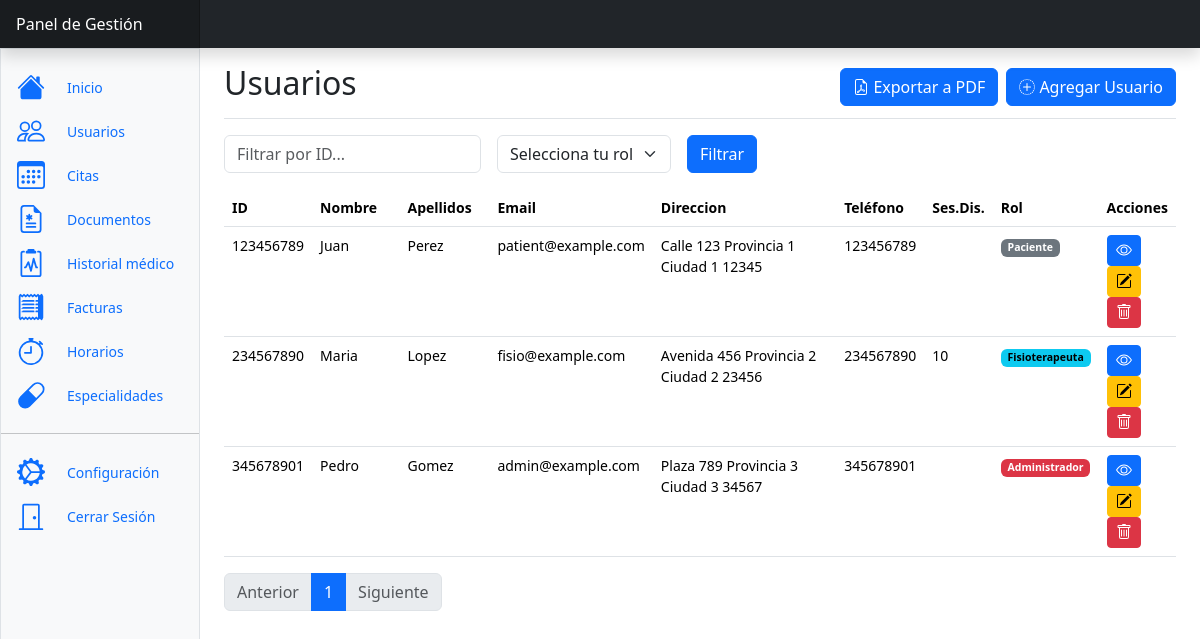
The page /pages/users.php?pagina=1 (signed in) on the database as committed earlier.
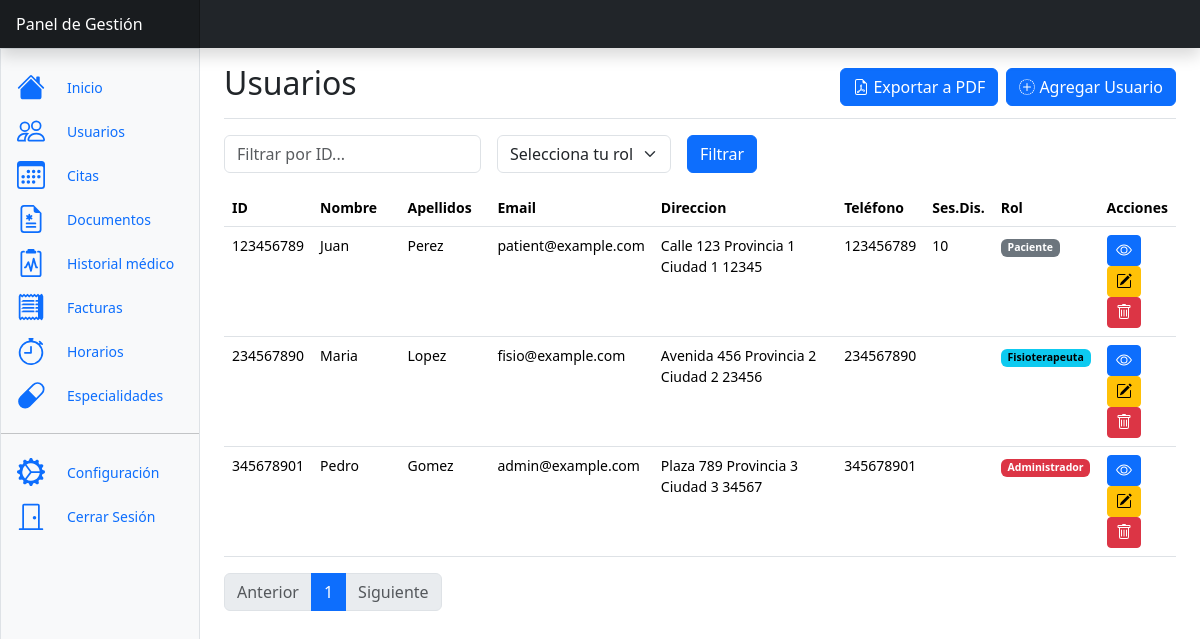
The same page on the database as committed later.
### tables this page shows
CREATE TABLE usuarios (
  usuario_id VARCHAR(9) PRIMARY KEY,
  nombre VARCHAR(255),
  apellidos VARCHAR(255),
  telefono VARCHAR(100),
  fecha_nacimiento DATE,
  direccion VARCHAR(100),
  provincia VARCHAR(100),
  municipio VARCHAR(100),
  cp VARCHAR(7),
  email VARCHAR(100) UNIQUE,
  pass VARCHAR(255),
  rol ENUM('Administrador', 'Paciente', 'Fisioterapeuta'),
  genero ENUM('hombre', 'mujer', 'otro'),
  especialidad INT,
  sesiones_disponibles INT,
  FOREIGN KEY (especialidad) REFERENCES especialidades(especialidad_id)
);

### models/BaseModel.php (called while the page is built, shortened)
<?php
class BaseModel
{
    protected static $conexion = null;
    public function __construct()
    {
        if (self::$conexion === null) {
            $host = 'mysql';
            $usuario = 'root';
            $contrasena = 'root';
            $base_de_datos = 'clinic-managment';
            self::$conexion = new mysqli($host, $usuario, $contrasena, $base_de_datos);
        }
    }
    public function read($tabla, $condicion = '')
    {
        $sql = "SELECT * FROM `$tabla`";
        $resultado = self::$conexion->query($sql);
        $datos = array();
        while ($fila = $resultado->fetch_assoc()) {
            $datos[] = $fila;
        }
        return $datos;
    }
}

### controllers/UserController.php (called while the page is built, shortened)
<?php
require_once '../models/UserModel.php';
class UserController
{
    private $usuarioModel;
    public function __construct()
    {
        $this->usuarioModel = new UserModel();
    }
    public function obtenerUsuariosPaginados($iniciar, $articulos_x_pagina)
    {
        return $this->usuarioModel->obtenerUsuariosPaginados($iniciar, $articulos_x_pagina);
    }
    public function obtenerUsuarios()
    {
        return $this->usuarioModel->read('usuarios');
    }
}

### models/UserModel.php (called while the page is built, shortened)
<?php
require 'BaseModel.php';
class UserModel extends BaseModel
{
    public function obtenerUsuariosPaginados($iniciar, $articulos_x_pagina)
    {
        $sql = "SELECT * FROM usuarios LIMIT $iniciar, $articulos_x_pagina";
        $resultado = self::$conexion->query($sql);
        $resultado =  self::$conexion->query($sql);
        $datos = array();
        while ($fila = $resultado->fetch_assoc()) {
            $datos[] = $fila;
        }
        return $datos;
    }
}

### pages/users.php (shortened to what the changed rows need)
<?php
require_once '../controllers/UserController.php';
$userController = new UserController();
$articulos_x_pagina = 10;
$usuarios = $userController->obtenerUsuarios();
$iniciar = ($_GET['pagina'] - 1) * $articulos_x_pagina;
$filtro_usuario_id = isset($_POST['usuario_id']) ? $_POST['usuario_id'] : '';
$filtro_rol = isset($_POST['rol']) ? $_POST['rol'] : '';
if (!empty($filtro_usuario_id) || !empty($filtro_rol)) {
    $usuariosPaginados = $userController->buscarUsuarios($filtro_usuario_id, $filtro_rol);
} else {
    $usuariosPaginados = $userController->obtenerUsuariosPaginados($iniciar, $articulos_x_pagina);
}
include_once './includes/dashboard.php';
?>
<div class="d-flex justify-content-between flex-wrap flex-md-nowrap align-items-center pt-3 pb-2 mb-3 border-bottom">
    <h1 class="h2">Usuarios</h1>
</div>
<div class="table-responsive small">
    <div class="row">
        <div class="col">
            <div class="table-responsive">
                <table class="table">
                    <thead>
                        <tr>
                            <th scope="col" style="width: 5%;">ID</th>
                            <th scope="col" style="width: 10%;">Nombre</th>
                            <th scope="col" style="width: 10%;">Apellidos</th>
                            <th scope="col" style="width: 15%;">Email</th>
                            <th scope="col" style="width: 25%;">Direccion</th>
                            <th scope="col" style="width: 5%;">Teléfono</th>
                            <th scope="col" style="width: 5%;">Ses.Dis.</th>
                            <th scope="col" style="width: 5%;">Rol</th>
                            <th scope="col" style="width: 8%;">Acciones</th>
                        </tr>
                    </thead>
                    <tbody>
                        <?php foreach ($usuariosPaginados as $usuario) : ?>
                            <tr>
                                <td><?php echo $usuario['usuario_id']; ?></td>
                                <td><?php echo $usuario['nombre']; ?></td>
                                <td><?php echo $usuario['apellidos']; ?></td>
                                <td><?php echo $usuario['email']; ?></td>
                                <td><?php echo $usuario['direccion'] . ' ' . $usuario['provincia'] . ' ' . $usuario['municipio'] . ' ' . $usuario['cp'] ?></td>
                                <td><?php echo $usuario['telefono']; ?></td>
                                <td><?php echo $usuario['sesiones_disponibles']; ?></td>
                                <td>
                                    <?php
                                    $rol = $usuario['rol'];
                                    switch ($rol) {
                                        case 'Paciente':
                                            $text_gb_class = 'text-bg-secondary';
                                            break;
                                        case 'Fisioterapeuta':
                                            $text_gb_class = 'text-bg-info';
                                            break;
                                        case 'Administrador':
                                            $text_gb_class = 'text-bg-danger';
                                            break;
                                    }
                                    ?>
                                    <span class="badge <?php echo $text_gb_class; ?>">
                                        <?php echo $rol; ?>
                                    </span>
                                </td>
                                <td>
                                    <a class="btn btn-sm btn-primary" href="userdetail.php?user_id=<?php echo $usuario['usuario_id']; ?>">
                                    </a>
                                    <button class="btn btn-sm btn-warning" data-bs-toggle="modal" data-bs-target="#edit_<?php echo $usuario['usuario_id']; ?>">
                                    </button>
                                    <button class="btn btn-sm btn-danger" data-bs-toggle="modal" data-bs-target="#delete_<?php echo $usuario['usuario_id']; ?>">
                                        </button>
                                </td>
                            </tr>
                        <?php endforeach; ?>
                    </tbody>
                </table>
            </div>
        </div>
    </div>
</div>
</main>
</body>
</html>

Rows that differ between the two databases and show on the page:
changed usuarios "Juan": sesiones_disponibles (not shown) → "10"
changed usuarios "Maria": sesiones_disponibles "10" → (not shown)
